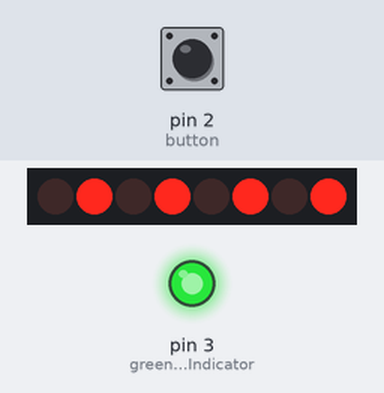
Bench run of a sketch on a simulated Arduino Uno, built with avr-gcc and run on an emulated ATmega328P. Parts: 8 shift-register outputs drawn as a row of LEDs (first output left, lit = HIGH), output pins drawn as LEDs (lit = HIGH). Wiring (inferred from the names in the program): shift register (74HC595): data pin 12; shift clock pin 11; latch pin 10. Wiring (inferred from the signals the program sends): row of LEDs: on Q0, Q1, Q2, Q3, Q4, Q5, Q6, Q7. The inputs (shaded band) are chosen by the test bench; at power-on: pin 2 (button) HIGH. Pins used as bus, display or sensor lines are not drawn.

Above: at 1.2 s.
1.3 s: pin 2 (button) pulled LOW for 1 s
At 1.9 s:
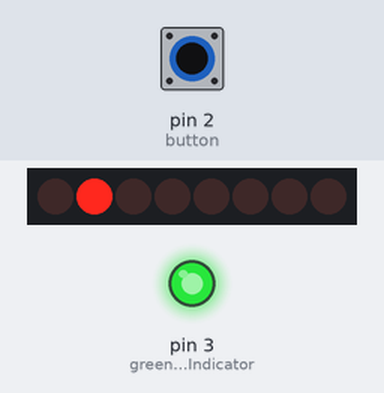
2.9 s: pin 2 (button) pulled LOW for 0.15 s
At 3.17 s:
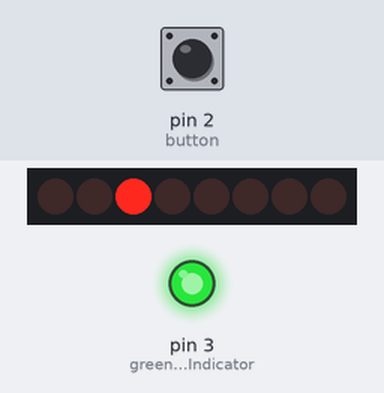
3.6 s: pin 2 (button) pulled LOW for 3.2 s
At 4.95 s:
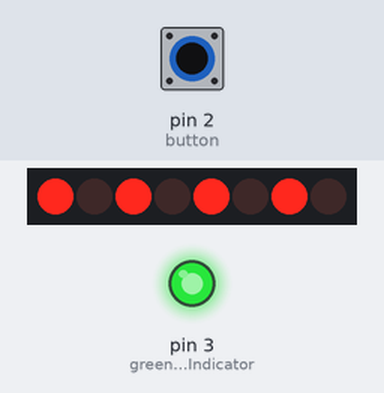
7.4 s: pin 2 (button) pulled LOW for 1 s
At 8.58 s:
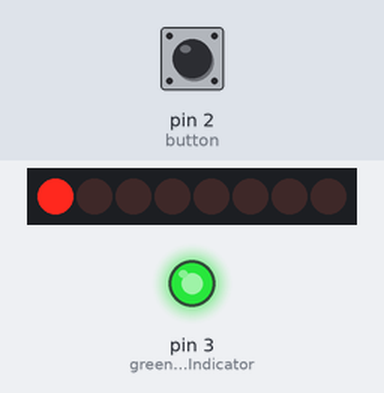
9.0 s: pin 2 (button) pulsed LOW 2 times (0.12 s each, 0.3 s apart)
At 11.16 s:
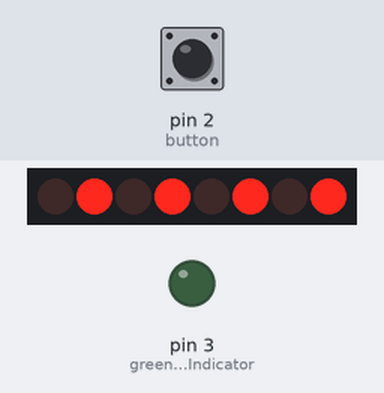
12.6 s: pin 2 (button) pulled LOW for 3.2 s
At 15.63 s:
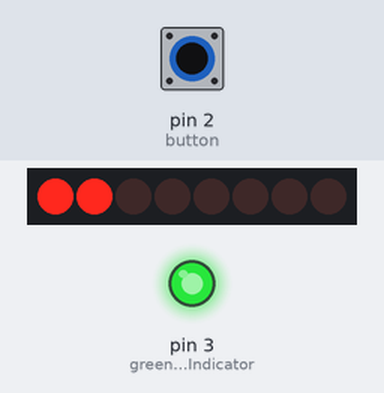
Timing chart, 0 to 19.0 s (numbered marks = the images above; inputs shaded):
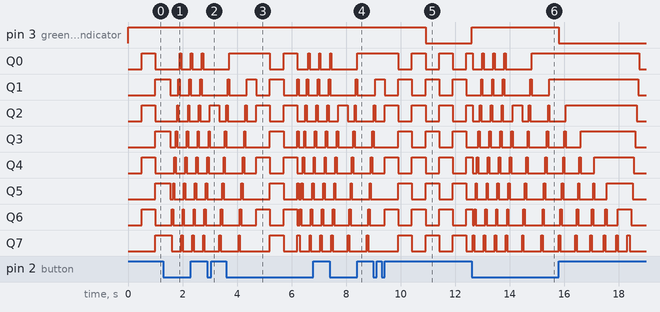

Measured:
- after the input at 1.3 s, pin 3 (green_LED_Indicator): stays HIGH (without the input it goes to LOW after 0.20 s)
- after the input at 2.9 s, pin 3 (green_LED_Indicator): stays HIGH (without the input it goes to LOW after 0.10 s)
- after the input at 3.6 s, pin 3 (green_LED_Indicator): stays HIGH (without the input it goes to LOW after 1.1 s)
- after the input at 7.4 s, pin 3 (green_LED_Indicator): stays HIGH (without the input it goes to LOW after 0.31 s)
- after the input at 9.0 s, pin 3 (green_LED_Indicator): HIGH → LOW after 1.9 s instead of 0.41 s
- after the input at 12.6 s, pin 3 (green_LED_Indicator): LOW → HIGH at once, → LOW 3.2 s later

The sketch:

Programmable_LED_Strip.ino
```cpp
const int DS = 12;
const int SH_CP = 11;
const int ST_CP = 10;
const int green_LED_Indicator = 3;
const int button = 2;
const int totalSettings = 2;
bool LED_State = false;
int number;
int setting = 0;
unsigned long previous_LED_activation = 0;
unsigned long previous_click = 0;


bool buttonPressed() {
  if (!digitalRead(button)) {
    return 1;
  } else
    return 0;
}

bool LED_Interval(int interval) {
  unsigned long current = millis();
  if (current - previous_LED_activation >= interval) {
    previous_LED_activation = current;
    return true;
  } else {
    return false;
  }
}

void updateCooldownIndicator() {
  unsigned long current = millis();
  if (current - previous_click > 1500) {
    digitalWrite(green_LED_Indicator, LOW);
  } else {
    digitalWrite(green_LED_Indicator, HIGH);
  }
}
bool buttonCooldownReady() {
  unsigned long current_click = millis();
  if (buttonPressed() && current_click - previous_click >= 1500) {
    previous_click = current_click;
    return true;
  } else
    return false;
}

void selectSetting() {
  updateCooldownIndicator();
  unsigned long current_click = millis();
  if (buttonPressed() && setting < totalSettings && buttonCooldownReady()) {
    setting++;
  }
  if (buttonPressed() && setting >= totalSettings && buttonCooldownReady()) {
    setting = 0;
  }
}

void setup() {
  pinMode(DS, OUTPUT);
  pinMode(SH_CP, OUTPUT);
  pinMode(ST_CP, OUTPUT);
  pinMode(button, INPUT_PULLUP);
  pinMode(green_LED_Indicator, OUTPUT);
}

void loop() {
  if (setting == 0) {
    LED_State = false;
    while (setting == 0) {
      selectSetting();
      if (setting != 0)
        break;
      bool LED = LED_Interval(500);
      if (LED && !LED_State) {
        digitalWrite(ST_CP, LOW);
        shiftOut(DS, SH_CP, LSBFIRST, B10101010);
        digitalWrite(ST_CP, HIGH);
        LED_State = true;
      } else if (LED && LED_State) {
        digitalWrite(ST_CP, LOW);
        shiftOut(DS, SH_CP, MSBFIRST, B10101010);
        digitalWrite(ST_CP, HIGH);
        LED_State = false;
      }
    }
  }
  if (setting == 1) {
    number = 1;
    while (setting == 1) {
      selectSetting();
      if (setting != 1)
        break;
      delay(50);
      digitalWrite(ST_CP, LOW);
      shiftOut(DS, SH_CP, LSBFIRST, number);
      if (number < 128) {
        number = number * 2;
      } else
        number = 1;
      digitalWrite(ST_CP, HIGH);
    }
  }
  if (setting == 2) {
    number = 0;
    int j = 7;
    while (setting == 2 && j >= 0) {
      selectSetting();
      if (setting != 2)
        break;
      delay(350);
      int temp_numb = 1;
      digitalWrite(ST_CP, LOW);
      number += 1;
      shiftOut(DS, SH_CP, LSBFIRST, number);
      digitalWrite(ST_CP, HIGH);
      for (int i = 0; i < j; i++) {
        selectSetting();
        if (setting != 2)
          break;
        delay(50);
        digitalWrite(ST_CP, LOW);
        number = number + temp_numb;
        temp_numb = temp_numb * 2;
        shiftOut(DS, SH_CP, LSBFIRST, number);
        digitalWrite(ST_CP, HIGH);
      }
      j--;
    }
    for (int i = 0; i < 9; i++) {
      selectSetting();
      if (setting != 2)
        break;
      delay(50);
      digitalWrite(ST_CP, LOW);
      shiftOut(DS, SH_CP, LSBFIRST, number);
      number = number * 2;
      digitalWrite(ST_CP, HIGH);
    }
  }
}
```
